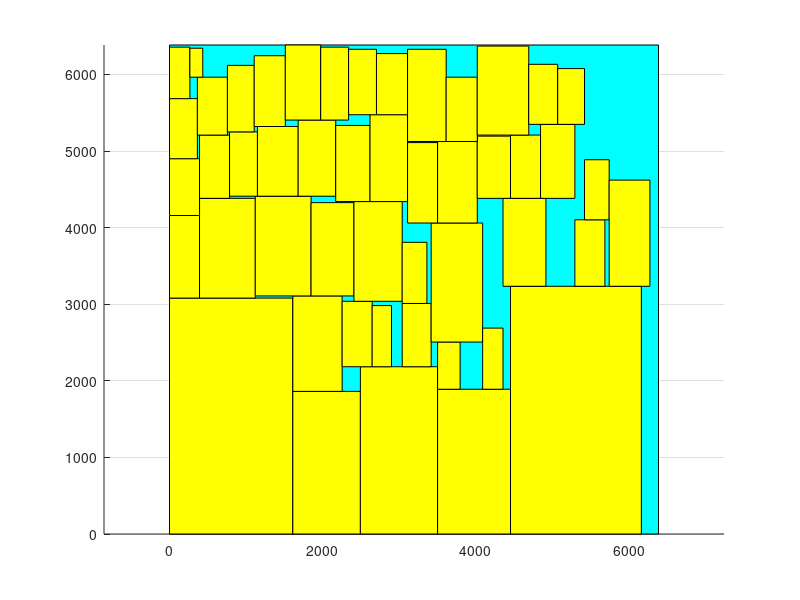

MATLAB code for this plot:
axis equal;
hold on;
grid on;
block_x=[0 0 6384 6384 0];
block_y=[0 6384 6384 0 0];
fill(block_x, block_y, 'c');
block_x=[0 0 1610 1610 0];
block_y=[0 3080 3080 0 0];
fill(block_x, block_y, 'y');
block_x=[1610 1610 2492 2492 1610];
block_y=[0 1862 1862 0 0];
fill(block_x, block_y, 'y');
block_x=[0 0 392 392 0];
block_y=[3080 4158 4158 3080 3080];
fill(block_x, block_y, 'y');
block_x=[2492 2492 3500 3500 2492];
block_y=[0 2184 2184 0 0];
fill(block_x, block_y, 'y');
block_x=[1610 1610 2254 2254 1610];
block_y=[1862 3108 3108 1862 1862];
fill(block_x, block_y, 'y');
block_x=[392 392 1120 1120 392];
block_y=[3080 4382 4382 3080 3080];
fill(block_x, block_y, 'y');
block_x=[0 0 392 392 0];
block_y=[4158 4900 4900 4158 4158];
fill(block_x, block_y, 'y');
block_x=[3500 3500 4452 4452 3500];
block_y=[0 1890 1890 0 0];
fill(block_x, block_y, 'y');
block_x=[2254 2254 2646 2646 2254];
block_y=[2184 3038 3038 2184 2184];
fill(block_x, block_y, 'y');
block_x=[1120 1120 1848 1848 1120];
block_y=[3108 4410 4410 3108 3108];
fill(block_x, block_y, 'y');
block_x=[392 392 784 784 392];
block_y=[4382 5208 5208 4382 4382];
fill(block_x, block_y, 'y');
block_x=[0 0 364 364 0];
block_y=[4900 5684 5684 4900 4900];
fill(block_x, block_y, 'y');
block_x=[4452 4452 6160 6160 4452];
block_y=[0 3234 3234 0 0];
fill(block_x, block_y, 'y');
block_x=[3500 3500 3794 3794 3500];
block_y=[1890 2506 2506 1890 1890];
fill(block_x, block_y, 'y');
block_x=[2646 2646 2898 2898 2646];
block_y=[2184 2982 2982 2184 2184];
fill(block_x, block_y, 'y');
block_x=[1848 1848 2408 2408 1848];
block_y=[3108 4326 4326 3108 3108];
fill(block_x, block_y, 'y');
block_x=[784 784 1148 1148 784];
block_y=[4410 5250 5250 4410 4410];
fill(block_x, block_y, 'y');
block_x=[364 364 756 756 364];
block_y=[5208 5964 5964 5208 5208];
fill(block_x, block_y, 'y');
block_x=[0 0 266 266 0];
block_y=[5684 6356 6356 5684 5684];
fill(block_x, block_y, 'y');
block_x=[2408 2408 3038 3038 2408];
block_y=[3038 4340 4340 3038 3038];
fill(block_x, block_y, 'y');
block_x=[1148 1148 1680 1680 1148];
block_y=[4410 5320 5320 4410 4410];
fill(block_x, block_y, 'y');
block_x=[756 756 1106 1106 756];
block_y=[5250 6118 6118 5250 5250];
fill(block_x, block_y, 'y');
block_x=[266 266 434 434 266];
block_y=[5964 6342 6342 5964 5964];
fill(block_x, block_y, 'y');
block_x=[3038 3038 3416 3416 3038];
block_y=[2184 3010 3010 2184 2184];
fill(block_x, block_y, 'y');
block_x=[1680 1680 2170 2170 1680];
block_y=[4410 5404 5404 4410 4410];
fill(block_x, block_y, 'y');
block_x=[1106 1106 1512 1512 1106];
block_y=[5320 6244 6244 5320 5320];
fill(block_x, block_y, 'y');
block_x=[3416 3416 4088 4088 3416];
block_y=[2506 4060 4060 2506 2506];
fill(block_x, block_y, 'y');
block_x=[3038 3038 3360 3360 3038];
block_y=[3010 3808 3808 3010 3010];
fill(block_x, block_y, 'y');
block_x=[2170 2170 2618 2618 2170];
block_y=[4340 5334 5334 4340 4340];
fill(block_x, block_y, 'y');
block_x=[1512 1512 1974 1974 1512];
block_y=[5404 6384 6384 5404 5404];
fill(block_x, block_y, 'y');
block_x=[4088 4088 4354 4354 4088];
block_y=[1890 2688 2688 1890 1890];
fill(block_x, block_y, 'y');
block_x=[2618 2618 3108 3108 2618];
block_y=[4340 5474 5474 4340 4340];
fill(block_x, block_y, 'y');
block_x=[1974 1974 2338 2338 1974];
block_y=[5404 6356 6356 5404 5404];
fill(block_x, block_y, 'y');
block_x=[4354 4354 4914 4914 4354];
block_y=[3234 4382 4382 3234 3234];
fill(block_x, block_y, 'y');
block_x=[3108 3108 3500 3500 3108];
block_y=[4060 5110 5110 4060 4060];
fill(block_x, block_y, 'y');
block_x=[2338 2338 2702 2702 2338];
block_y=[5474 6328 6328 5474 5474];
fill(block_x, block_y, 'y');
block_x=[3500 3500 4018 4018 3500];
block_y=[4060 5124 5124 4060 4060];
fill(block_x, block_y, 'y');
block_x=[2702 2702 3108 3108 2702];
block_y=[5474 6272 6272 5474 5474];
fill(block_x, block_y, 'y');
block_x=[4018 4018 4452 4452 4018];
block_y=[4382 5194 5194 4382 4382];
fill(block_x, block_y, 'y');
block_x=[3108 3108 3612 3612 3108];
block_y=[5124 6328 6328 5124 5124];
fill(block_x, block_y, 'y');
block_x=[4452 4452 4844 4844 4452];
block_y=[4382 5208 5208 4382 4382];
fill(block_x, block_y, 'y');
block_x=[3612 3612 4018 4018 3612];
block_y=[5124 5964 5964 5124 5124];
fill(block_x, block_y, 'y');
block_x=[4844 4844 5292 5292 4844];
block_y=[4382 5348 5348 4382 4382];
fill(block_x, block_y, 'y');
block_x=[4018 4018 4690 4690 4018];
block_y=[5208 6370 6370 5208 5208];
fill(block_x, block_y, 'y');
block_x=[5292 5292 5684 5684 5292];
block_y=[3234 4102 4102 3234 3234];
fill(block_x, block_y, 'y');
block_x=[4690 4690 5068 5068 4690];
block_y=[5348 6132 6132 5348 5348];
fill(block_x, block_y, 'y');
block_x=[5068 5068 5418 5418 5068];
block_y=[5348 6076 6076 5348 5348];
fill(block_x, block_y, 'y');
block_x=[5418 5418 5740 5740 5418];
block_y=[4102 4886 4886 4102 4102];
fill(block_x, block_y, 'y');
block_x=[5740 5740 6272 6272 5740];
block_y=[3234 4620 4620 3234 3234];
fill(block_x, block_y, 'y');
